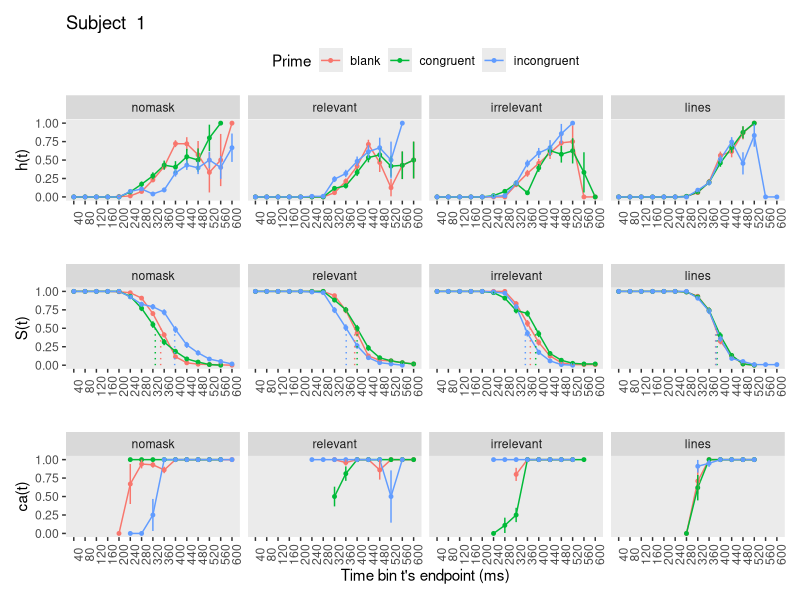
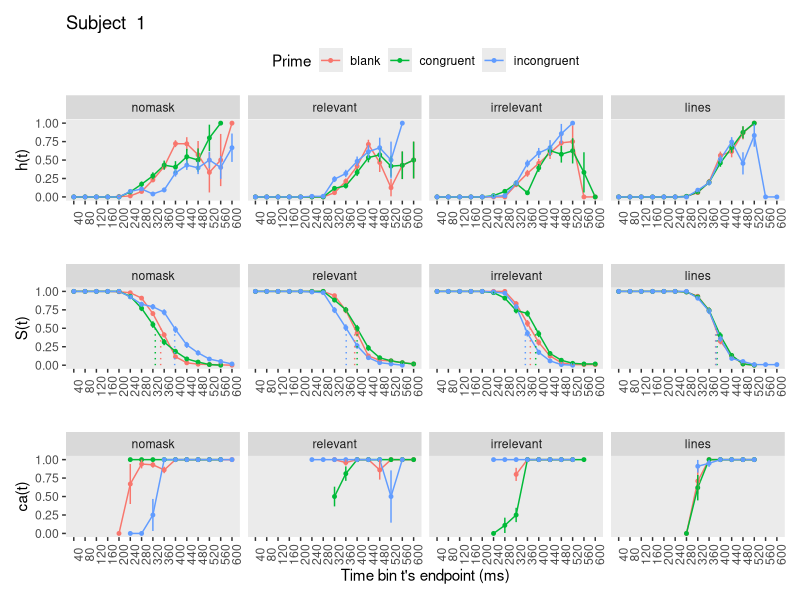
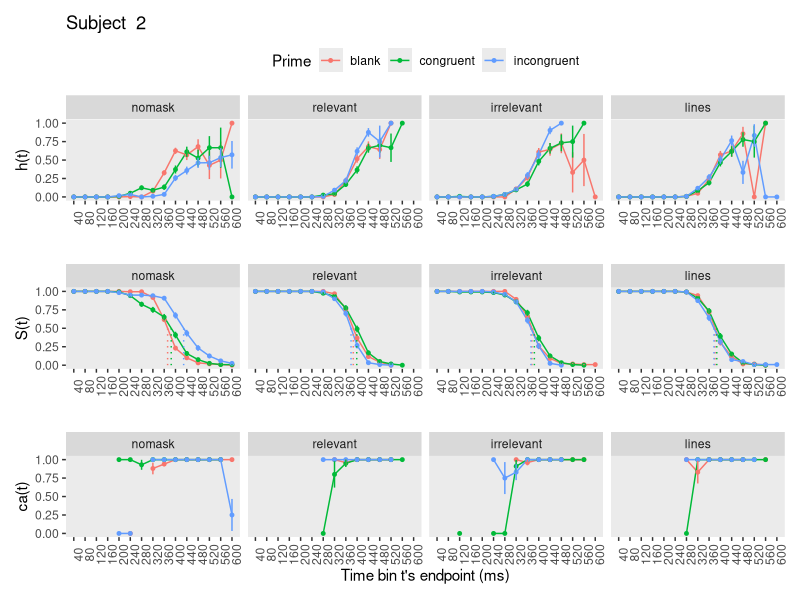
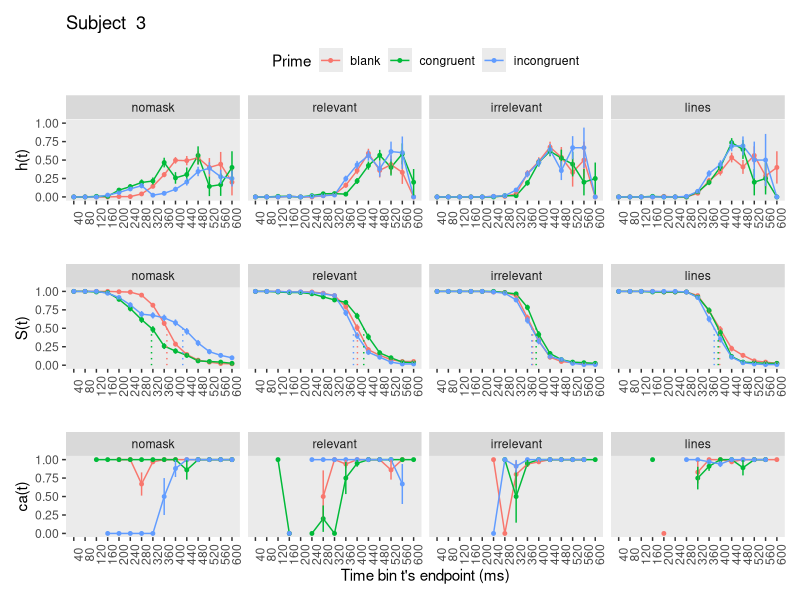
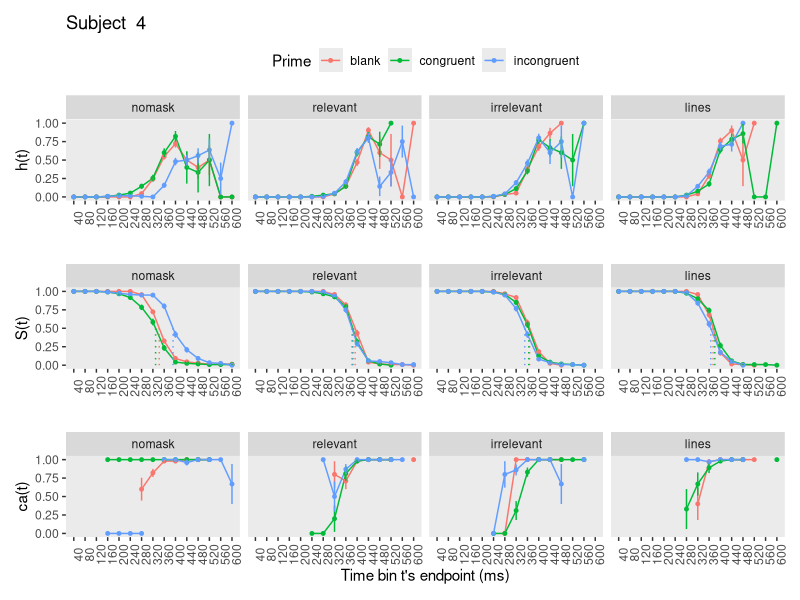
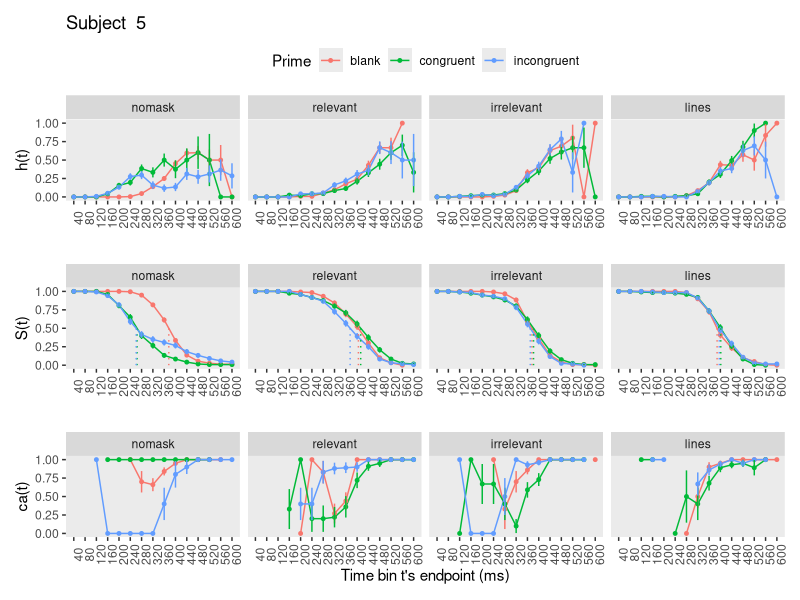
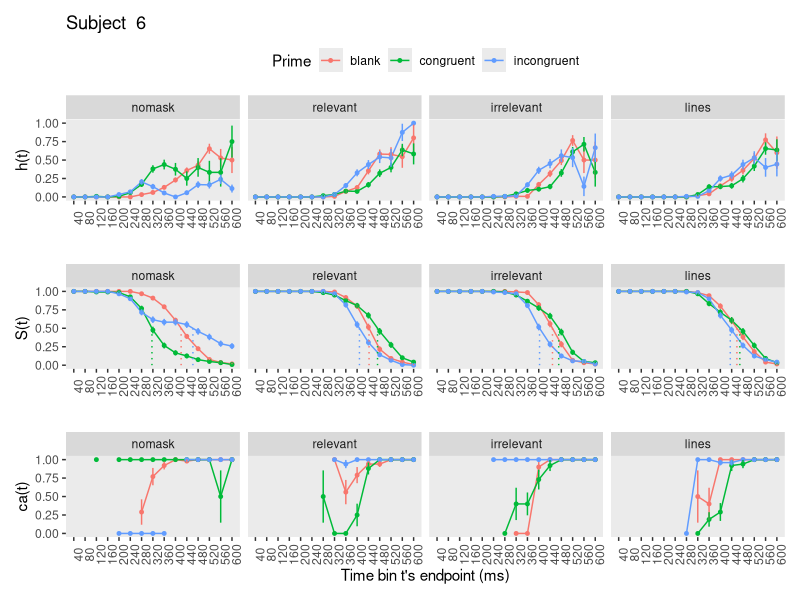

The R script that drew these images, in order:
## ---- chunk 1
knitr::opts_chunk$set(echo = TRUE)
## ---- chunk 2
pkg <- c("tidyverse", "patchwork")

lapply(pkg, library, character.only = TRUE)
## ---- chunk 3
raw <- read_delim(file="Tutorial_1_descriptive_stats/data/DataExp1_6subjects.txt", delim="\t",col_names=T) # 9372 rows
head(raw)
tail(raw)
glimpse(raw)
## ---- chunk 4
# remove practice trials
data_wr <- raw %>% filter(practice==0) # 9240 experimental trials: 6 participants x 70 blocks x 22 trials-per-block

# remove unnecessary columns
data_wr <- data_wr %>% select(-c(ss,practice,rd,form,task,primeduration,
                                             blankduration,maskduration,targetduration,
                                             void,target_dir,corresp,resperr))
# look at trials where resp==0
data_wr %>% filter(resp==0) 
data_wr %>% filter(resp==0) %>% print(n=51)

# remove trials with no response info if rt < 800 (800 was the response deadline in each trial):
# the 46 trials where rt >= 800 and resp==0 are trials in which the subject did not respond; these should not be deleted because they will be treated as right-censored observations in EHA!
# the remaining 5 trials of subject 1 should be removed (for some technical reason the resp (1 or 2) was not recorded; perhaps (s)he pressed both buttons at the same time...)
sel = which(data_wr$resp==0 & data_wr$rt < 800)
data_wr <- data_wr[-c(sel),] # 9235 rows

summary(data_wr)
# vp = Versuchsperson or subject
# bl = block number
# tr = trial number within block
# mask_type: no mask (0), relevant mask (1), irrelevant mask (2), lines mask (3)
# prime_type: no prime or blank (0), consistent prime (1), inconsistent prime (2)
# resp = no button (0), button left (1), button right (2) 
# respac = accuracy
# rt = response time
# TrialNr = trial number within experiment
## ---- chunk 5
# change some variable names to required names (pid, trial, condition1, condition2, rt, and acc)
colnames(data_wr) <- c("pid","bl","tr","condition1", "condition2","resp","acc","rt","trial") 
# pid to indicate column with unique person IDs
# trial must be a unique trial number per subject
# condition1 must be a factor indicating the levels (1,2,...) and labels of the first independent variable (here: mask_type)
# condition2 must be a factor indicating the levels (1,2,...) and labels of the second independent variable (here: prime_type)
# rt to indicate column with response times (in ms)
# acc to indicate column with accuracies (1/0)

# create factors for conditions (mask type and prime type): the levels of condition1 are displayed across columns; the levels of condition2 are displayed within each plot.
data_wr <- data_wr %>% mutate(condition1 = condition1 + 1, # avoid level "0"
                              condition1 = factor(condition1, levels = c(1,2,3,4), labels = c("nomask","relevant","irrelevant","lines")),
                              condition2 = condition2 + 1, # avoid level "0"
                              condition2 = factor(condition2, levels = c(1,2,3), labels = c("blank","congruent","incongruent")))
summary(data_wr)
## ---- chunk 6
# function censor creates censored observations and discrete response times (drt), given a user-defined censoring time (timeout) and bin width in ms
censor <- function(df, timeout, bin_width){
  if(!(timeout %% bin_width == 0)){
    return("The censoring time must be a multiple of the bin width!")
  }
  if(timeout < 0 | bin_width < 0){
    return("Both timeout and bin_width must be larger than 0!")
  }
  df %>% mutate(right_censored = 0,
                rtc = ifelse(rt > timeout, timeout, rt) %>% round(digits=2), # censored response times
                right_censored = ifelse(rtc == timeout,1,right_censored), # 1 = right censored observation, 0 = observed rt
                drt = ceiling(rtc/bin_width), # drt = discrete response time
                cens_time = timeout, bin_width = bin_width) # save both user-defined parameters for plotting
}

# function ptb creates a person-trial-bin oriented data set
ptb <- function(df){
  df %>% uncount(weights = drt) %>% # create drt rows per trial
         group_by(trial) %>% 
         mutate(period = 1:n()) %>% # create time bin (or time period) ranks within each trial
         mutate(event = if_else(period == max(period) & right_censored == 0, 1, 0)) %>% # event = 1 indicates response occurrence
         ungroup()
}

# function setup_lt sets up a life table for each level 2 independent variables
setup_lt_2IV <- function(ptb){
  ptb %>% mutate(event = str_c("event", event)) %>%
          group_by(condition1,condition2,period) %>% 
          count(event) %>% 
          ungroup() %>% 
          pivot_wider(names_from = event,
                      values_from = n) %>% 
          mutate(event0 = ifelse(is.na(event0),0,event0), # replace NA with 0
                 event1 = ifelse(is.na(event1),0,event1),
                 risk_set = event0 + event1) %>% # define the risk set
          mutate(hazard = (event1 / risk_set) %>% round(digits = 3)) %>% # calculate hazard estimate
          mutate(se_haz = sqrt((hazard * (1 - hazard)) / risk_set) %>% round(digits = 4)) %>% # standard error for hazard
          group_by(condition1,condition2) %>%
          mutate(survival = (cumprod(1-hazard)) %>% round(digits = 4), # calculate survival estimate
                 term     = (cumsum(hazard / (risk_set * (1 - hazard)))) %>% round(digits = 7), # intermediate calculation
                 se_surv  = (survival * sqrt(term)) %>% round(digits = 5)  ) %>% # Greenwood's (1926) approximation
          ungroup() 
}

# function calc_ca calculates the conditional accuracies 
calc_ca_2IV <- function(df){
  df %>% filter(right_censored==0) %>%
         group_by(condition1,condition2,drt,cens_time,bin_width) %>%
         summarize(ca = mean(acc) %>% round(digits = 2),
                   n = n(),
                   .groups = 'drop') %>%
         ungroup() %>%
         mutate(period = drt,
                se_ca = sqrt((ca * (1-ca)) / n) %>% round(digits = 3)) %>%
         select(-drt)
}

# function join_lt_ca_2IV joins the conditional accuracies to the life tables when there are two independent variables
join_lt_ca_2IV <- function(df1,df2){df1 %>% left_join(df2, join_by(condition1,condition2,period))}

# function extract_median_2IV is used to extract the S(t).50 quantiles when there are two independent variables
extract_median_2IV <- function(df){
  above_pct50 <- df %>% 
      group_by(condition1,condition2) %>%
      filter(survival >= .5) %>% 
      slice(n()) # take last row
  below_pct50 <- df %>% 
      group_by(condition1,condition2) %>%
      filter(survival < .5) %>% 
      slice(1) # take first row
  # pull period above
  period_above <- pull(above_pct50, period)
  # pull survivor function values
  survival_above <- pull(above_pct50, survival)
  survival_below <- pull(below_pct50, survival)
  # estimate median by interpolation
  median_period <- period_above+((survival_above-.5)/(survival_above-survival_below))*((period_above+1)-period_above)
}

# function plot_eha_2IV plots the hazard, survivor, and ca(t) functions, when there are two independent variables
plot_eha_2IV <- function(df,subj,haz_yaxis){ 
  library(patchwork)
  cutoff <- df %>% pull(cens_time) %>% max(na.rm=T)
  binsize <- df %>% pull(bin_width) %>% max(na.rm=T)
  median_period <- extract_median_2IV(df)
  n_iv1 <- nlevels(df$condition1) 
  n_iv2 <- nlevels(df$condition2) 
  n_conditions <- n_iv1*n_iv2
  data_median <- c()
  for(i in 1:n_conditions){
    data_median <- append(data_median, c(median_period[i], median_period[i]))
  }
  # Create correctly named factors (here: prime and mask) and specify the same levels and labels as above
  data_medians <- tibble(period= data_median,
                         survival = rep(c(.5, 0),n_conditions),
                         prime =  factor(rep(rep(1:n_iv2, each=2),n_iv1),levels=c(1:3),labels=c("blank","congruent","incongruent")),
                         mask = factor(rep(1:n_iv1, each=2*n_iv2),levels=c(1:4),labels=c("nomask", "relevant", "irrelevant","lines")))
  
# plot the hazard functions
p1 <-df %>% 
  mutate(mask = condition1,       # Create correctly named factor
         prime = condition2) %>%  # Create correctly named factor
  ggplot(aes(x=period, color=prime, group=prime)) + # Apply correctly named factor
  geom_line(aes(y=hazard)) +
  geom_point(aes(y=hazard), size=1) + labs(color="Prime") +
  geom_linerange(aes(ymin=hazard-se_haz, ymax=hazard+se_haz), show.legend = F) +
  scale_x_continuous(breaks = c(1:(cutoff/binsize)), labels=c(1:(cutoff/binsize)*binsize),
                     limits = c(1,cutoff/binsize)) +
  scale_y_continuous(limits = c(0,1)) +
  labs(x="", y="h(t)", title = paste("Subject ", subj)) +
  theme(legend.background = element_rect(fill = "transparent"),
        panel.grid = element_blank(),
        legend.position = "top",
        axis.text.x = element_text(angle=90)) +
  facet_wrap(~mask,nrow=1,ncol=4) # Apply correctly named factor  

# plot the survivor functions
p2 <-df %>%
  mutate(mask = condition1,      # Create correctly named factor
         prime = condition2) %>% # Create correctly named factor
  ggplot(aes(x=period, color=prime, group=prime)) + # Apply correctly named factor
  geom_line(aes(y=survival), show.legend = F) +
  geom_point(aes(y=survival), size=1, show.legend = F) +
  geom_linerange(aes(ymin=survival-se_surv, ymax=survival+se_surv), show.legend = F) +
  # add vertical lines to indicate the estimated median RTs with geom_path()
  geom_path(aes(x=period, y=survival),
            data = data_medians, 
            linetype = 3, show.legend = F) +
  scale_x_continuous(breaks = c(1:(cutoff/binsize)), labels=c(1:(cutoff/binsize)*binsize),
                     limits=c(1,cutoff/binsize)) +
  scale_y_continuous(limits = c(0,1)) +
  labs(x="", y="S(t)") +
  theme(panel.grid = element_blank(),
        axis.text.x = element_text(angle=90)) +
  facet_wrap(~mask,nrow=1,ncol=4) # Apply correctly named factor


# plot the conditional accuracy functions
p3 <-df %>%
  mutate(mask = condition1,       # Create correctly named factor
         prime = condition2) %>%  # Create correctly named factor
  ggplot(aes(x=period, color=prime, group=prime)) + # Apply correctly named factor
  geom_line(aes(y=ca), show.legend = F) +
  geom_point(aes(y=ca), size=1, show.legend = F) +
  geom_linerange(aes(ymin=ca-se_ca, ymax=ca+se_ca), show.legend = F) +
  scale_x_continuous(breaks = c(1:(cutoff/binsize)), labels=c(1:(cutoff/binsize)*binsize),
                     limits=c(1,cutoff/binsize)) +
  scale_y_continuous(limits = c(0,1)) +
  labs(x="Time bin t's endpoint (ms)", y="ca(t)") +
  theme(panel.grid = element_blank(),
        axis.text.x = element_text(angle=90)) +
  facet_wrap(~mask,nrow=1,ncol=4) # Apply correctly named factor

p1/p2/p3
}
## ---- chunk 7
# create a data frame with two columns (pid and data); the latter contains a list of nested data frames
data_nested <- data_wr %>% group_nest(pid)
# apply the functions using map() and map2()
data_final <- data_nested %>% 
                     mutate(censored  = map(data, censor, 600, 40)) %>%   # ! user input: censoring time, and bin width
                     mutate(ptb_data  = map(censored, ptb)) %>%           
                     mutate(lifetable = map(ptb_data, setup_lt_2IV)) %>%      # create life tables without ca for 2 independent variables
                     mutate(condacc   = map(censored, calc_ca_2IV)) %>%       # calculate conditional accuracy for 2 independent variables
                     mutate(lifetable_ca = map2(lifetable, condacc, join_lt_ca_2IV)) %>%  # add ca to lifetables for 2 independent variables
                     mutate(plot      = map2(.x = lifetable_ca, .y = pid, plot_eha_2IV,1))  # create plots for 2 independent variables
## ---- chunk 8
# view original data (column 2 in data_final) for subject 1:
pluck(data_final, 2, 1) %>% print(n=20)

# view person-trial-bin data set (column 4) for subject 1:
pluck(data_final,4,1) %>% print(n=30)

# view lifetable (column 7) for a specific combination of condition levels for subject 1:
pluck(data_final, 7, 1) %>% filter(condition1=="nomask" & condition2 == "blank")

# view plot (column 8) for subject 1:
pluck(data_final, 8, 1)

# view the median RTs in a tibble:
median_bin <- map(data_final$lifetable_ca, extract_median_2IV)
binsize    <- data_final$censored[[1]] %>% pull(bin_width) %>% max(na.rm=T)
median_rt  <- modify_depth(median_bin,1,~.x*binsize)
median_tb  <- map(median_rt, ~as_tibble(., rownames = "condition")) %>% list_rbind(names_to = "pid")
median_tb %>% print(n=6*12)
## ---- chunk 9
# save the plot for each subject
map2(paste0("Tutorial_4_descriptive_2IV/Plot_2IV_for_subject", data_final$pid, "_PanisSchmidt.png"), data_final$plot, ggsave, width = 12, height = 8, dpi = 600)
